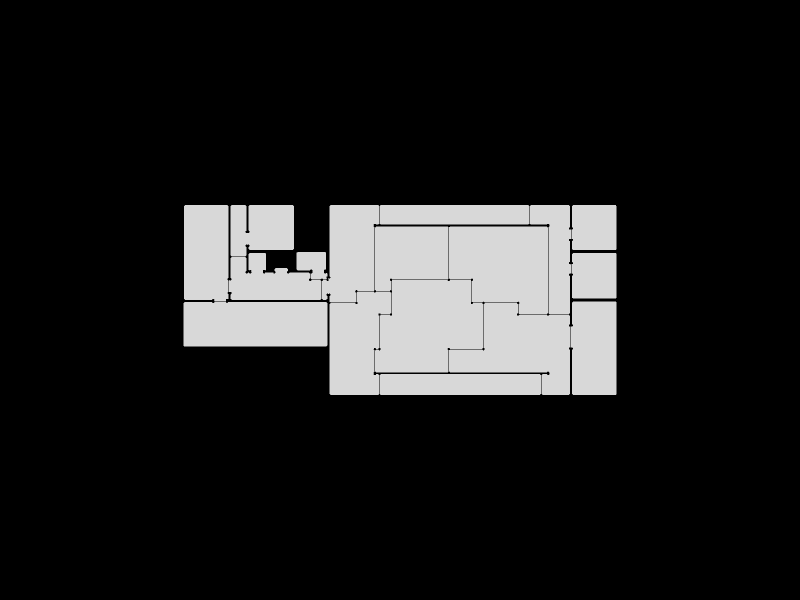

The cell this chart's notebook holds for it:
### Markdown cell above
Show the result

### Code cell
Topology.Show(new_shell,
              faceOpacity=0.9,
              showEdges=True,
              showVertices=True,
              camera=[0,0,6],
              backgroundColor="black",
              width=800,
              height=600,
              renderer=renderer)

### Figure 1 — Plotly figure (JSON) as saved in the notebook; plotly's stock layout.template omitted (floating-point values rounded to 4 significant figures; data arrays with more than 128 entries replaced by an {"elided": "..."} marker saying what was removed)
{"data": [{"customdata": ["", "", "", "", "", "", "", "", "", "", "", "", "", "", "", "", "", "", "", "", "", "", "", "", "", "", "", "", "", "", "", "", "", "", "", "", "", "", "", "", "", "", "", "", "", "", "", "", "", "", "", "", "", "", "", "", "", "", "", "", "", "", "", "", "", "", "", "", "", "", "", "", "", "", "", "", "", "", "", "", "", "", "", "", "", "", "", "", "", "", "", "", "", "", "", "", "", "", "", "", "", "", "", "", "", "", "", "", "", "", "", "", "", "", "", "", "", "", "", "", "", "", "", "", "", "", ""], "hoverinfo": "text", "hovertemplate": ["Click ", "Click ", "Click ", "Click ", "Click ", "Click ", "Click ", "Click ", "Click ", "Click ", "Click ", "Click ", "Click ", "Click ", "Click ", "Click ", "Click ", "Click ", "Click ", "Click ", "Click ", "Click ", "Click ", "Click ", "Click ", "Click ", "Click ", "Click ", "Click ", "Click ", "Click ", "Click ", "Click ", "Click ", "Click ", "Click ", "Click ", "Click ", "Click ", "Click ", "Click ", "Click ", "Click ", "Click ", "Click ", "Click ", "Click ", "Click ", "Click ", "Click ", "Click ", "Click ", "Click ", "Click ", "Click ", "Click ", "Click ", "Click ", "Click ", "Click ", "Click ", "Click ", "Click ", "Click ", "Click ", "Click ", "Click ", "Click ", "Click ", "Click ", "Click ", "Click ", "Click ", "Click ", "Click ", "Click ", "Click ", "Click ", "Click ", "Click ", "Click ", "Click ", "Click ", "Click ", "Click ", "Click ", "Click ", "Click ", "Click ", "Click ", "Click ", "Click ", "Click ", "Click ", "Click ", "Click ", "Click ", "Click ", "Click ", "Click ", "Click ", "Click ", "Click ", "Click ", "Click ", "Click ", "Click ", "Click ", "Click ", "Click ", "Click ", "Click ", "Click ", "Click ", "Click ", "Click ", "Click ", "Click ", "Click ", "Click ", "Click ", "Click ", "Click ", "Click ", "Click ", "Click ", "Click "], "hovertext": ["", "", "", "", "", "", "", "", "", "", "", "", "", "", "", "", "", "", "", "", "", "", "", "", "", "", "", "", "", "", "", "", "", "", "", "", "", "", "", "", "", "", "", "", "", "", "", "", "", "", "", "", "", "", "", "", "", "", "", "", "", "", "", "", "", "", "", "", "", "", "", "", "", "", "", "", "", "", "", "", "", "", "", "", "", "", "", "", "", "", "", "", "", "", "", "", "", "", "", "", "", "", "", "", "", "", "", "", "", "", "", "", "", "", "", "", "", "", "", "", "", "", "", "", "", "", ""], "legendgroup": "1", "legendrank": 1, "marker": {"color": ["#000000", "#000000", "#000000", "#000000", "#000000", "#000000", "#000000", "#000000", "#000000", "#000000", "#000000", "#000000", "#000000", "#000000", "#000000", "#000000", "#000000", "#000000", "#000000", "#000000", "#000000", "#000000", "#000000", "#000000", "#000000", "#000000", "#000000", "#000000", "#000000", "#000000", "#000000", "#000000", "#000000", "#000000", "#000000", "#000000", "#000000", "#000000", "#000000", "#000000", "#000000", "#000000", "#000000", "#000000", "#000000", "#000000", "#000000", "#000000", "#000000", "#000000", "#000000", "#000000", "#000000", "#000000", "#000000", "#000000", "#000000", "#000000", "#000000", "#000000", "#000000", "#000000", "#000000", "#000000", "#000000", "#000000", "#000000", "#000000", "#000000", "#000000", "#000000", "#000000", "#000000", "#000000", "#000000", "#000000", "#000000", "#000000", "#000000", "#000000", "#000000", "#000000", "#000000", "#000000", "#000000", "#000000", "#000000", "#000000", "#000000", "#000000", "#000000", "#000000", "#000000", "#000000", "#000000", "#000000", "#000000", "#000000", "#000000", "#000000", "#000000", "#000000", "#000000", "#000000", "#000000", "#000000", "#000000", "#000000", "#000000", "#000000", "#000000", "#000000", "#000000", "#000000", "#000000", "#000000", "#000000", "#000000", "#000000", "#000000", "#000000", "#000000", "#000000", "#000000", "#000000", "#000000", "#000000"], "line": {"width": 0}, "opacity": 1, "size": [2.8, 2.8, 2.8, 2.8, 2.8, 2.8, 2.8, 2.8, 2.8, 2.8, 2.8, 2.8, 2.8, 2.8, 2.8, 2.8, 2.8, 2.8, 2.8, 2.8, 2.8, 2.8, 2.8, 2.8, 2.8, 2.8, 2.8, 2.8, 2.8, 2.8, 2.8, 2.8, 2.8, 2.8, 2.8, 2.8, 2.8, 2.8, 2.8, 2.8, 2.8, 2.8, 2.8, 2.8, 2.8, 2.8, 2.8, 2.8, 2.8, 2.8, 2.8, 2.8, 2.8, 2.8, 2.8, 2.8, 2.8, 2.8, 2.8, 2.8, 2.8, 2.8, 2.8, 2.8, 2.8, 2.8, 2.8, 2.8, 2.8, 2.8, 2.8, 2.8, 2.8, 2.8, 2.8, 2.8, 2.8, 2.8, 2.8, 2.8, 2.8, 2.8, 2.8, 2.8, 2.8, 2.8, 2.8, 2.8, 2.8, 2.8, 2.8, 2.8, 2.8, 2.8, 2.8, 2.8, 2.8, 2.8, 2.8, 2.8, 2.8, 2.8, 2.8, 2.8, 2.8, 2.8, 2.8, 2.8, 2.8, 2.8, 2.8, 2.8, 2.8, 2.8, 2.8, 2.8, 2.8, 2.8, 2.8, 2.8, 2.8, 2.8, 2.8, 2.8, 2.8, 2.8, 2.8], "sizemode": "diameter", "symbol": "circle"}, "mode": "markers", "name": "1: Untitled (Vertices)", "showlegend": false, "text": ["", "", "", "", "", "", "", "", "", "", "", "", "", "", "", "", "", "", "", "", "", "", "", "", "", "", "", "", "", "", "", "", "", "", "", "", "", "", "", "", "", "", "", "", "", "", "", "", "", "", "", "", "", "", "", "", "", "", "", "", "", "", "", "", "", "", "", "", "", "", "", "", "", "", "", "", "", "", "", "", "", "", "", "", "", "", "", "", "", "", "", "", "", "", "", "", "", "", "", "", "", "", "", "", "", "", "", "", "", "", "", "", "", "", "", "", "", "", "", "", "", "", "", "", "", "", ""], "type": "scatter3d", "x": [7.2, 5.65, 5.65, 5.8, 5.8, 5.5, 5.5, 4.1, 4.1, 3.95, 3.95, 4.1, 4.1, 12, 12, 11, 11, 9.1, 9.1, 7.9, 7.9, 7, 7, 7.2, 5.5, 5.65, 5.65, 9.6, 9.6, 5.65, 5.65, 5.5, 5.5, 4.1, 12.5, 12.5, 12.5, 12.3, 12.3, 12.4, 12.4, 9.8, 9.8, 11.1, 11.1, 3.95, 0.05, 0.05, 2.6, 2.6, 3.8, 3.8, 3.95, 12.5, 12.5, 12.65, 12.65, 15, 15, 16.6, 16.6, 16.6, 17, 17, 12.65, 12.65, 0, 0, 12.5, 12.5, 12.65, 17, 17, 16.6, 16.6, 16.6, 17, 17, 18, 18, 18, 23, 23, 23, 23, 26, 26, 25, 25, 30, 30, 29, 29, 31.6, 31.6, 31, 31, 33.5, 33.5, 33.5, 33.5, 31.6, 31.6, 33.5, 33.65, 33.65, 33.5, 33.5, 33.65, 33.65, 33.5, 33.5, 31.6, 33.65, 37.55, 37.55, 33.65, 33.65, 37.55, 37.55, 33.65, 33.65, 33.65, 37.55, 37.55, 33.65, 33.65], "y": [12.35, 12.35, 10.75, 10.75, 10.65, 10.65, 12, 12, 10.05, 10.05, 8.85, 8.85, 8.25, 8.25, 10, 10, 10.65, 10.65, 11.05, 11.05, 10.65, 10.65, 10.75, 10.75, 12.95, 12.95, 12.55, 12.55, 16.5, 16.5, 14.15, 14.15, 16.5, 16.5, 10, 10.2, 10.65, 10.65, 10.8, 10.8, 12.45, 12.45, 10.8, 10.8, 10.65, 16.5, 16.5, 8.25, 8.25, 8.1, 8.1, 8.25, 8.25, 8.25, 8.7, 8.7, 8, 8, 9, 9, 14.65, 14.75, 14.75, 16.5, 16.5, 10.2, 8.1, 4.2, 4.2, 8.1, 0, 0, 1.85, 1.85, 1.95, 4, 4, 7, 7, 9, 10, 10, 14.65, 1.95, 4, 4, 8, 8, 10, 14.75, 16.5, 8, 7, 7, 14.65, 0, 1.85, 0, 4.05, 6.05, 7, 1.95, 1.85, 10.45, 10.45, 11.45, 11.45, 13.45, 13.45, 14.45, 14.45, 16.5, 14.75, 8.35, 8.35, 12.35, 12.35, 12.55, 12.55, 16.5, 16.5, 4.05, 0, 0, 8.15, 8.15, 6.05], "z": [0, 0, 0, 0, 0, 0, 0, 0, 0, 0, 0, 0, 0, 0, 0, 0, 0, 0, 0, 0, 0, 0, 0, 0, 0, 0, 0, 0, 0, 0, 0, 0, 0, 0, 0, 0, 0, 0, 0, 0, 0, 0, 0, 0, 0, 0, 0, 0, 0, 0, 0, 0, 0, 0, 0, 0, 0, 0, 0, 0, 0, 0, 0, 0, 0, 0, 0, 0, 0, 0, 0, 0, 0, 0, 0, 0, 0, 0, 0, 0, 0, 0, 0, 0, 0, 0, 0, 0, 0, 0, 0, 0, 0, 0, 0, 0, 0, 0, 0, 0, 0, 0, 0, 0, 0, 0, 0, 0, 0, 0, 0, 0, 0, 0, 0, 0, 0, 0, 0, 0, 0, 0, 0, 0, 0, 0, 0]}, {"hoverinfo": "text", "legendgroup": "2", "legendrank": 2, "line": {"color": "black", "dash": "solid", "width": 1}, "marker": {"size": 0}, "mode": "lines", "name": "1: Untitled (Edges)", "showlegend": false, "text": "", "type": "scatter3d", "x": {"elided": "435 float values"}, "y": {"elided": "435 float values"}, "z": {"elided": "435 int values"}}, {"cmax": 1, "cmin": 0, "color": "#FAFAFA", "colorscale": [[0, "#440154"], [0.1111, "#482878"], [0.2222, "#3e4989"], [0.3333, "#31688e"], [0.4444, "#26828e"], [0.5556, "#1f9e89"], [0.6667, "#35b779"], [0.7778, "#6ece58"], [0.8889, "#b5de2b"], [1, "#fde725"]], "flatshading": true, "hoverinfo": "text", "hovertext": "", "i": {"elided": "150 int values"}, "j": {"elided": "150 int values"}, "k": {"elided": "150 int values"}, "legendgroup": "3", "legendrank": 3, "lighting": {"facenormalsepsilon": 0}, "name": "1: Untitled (Faces)", "opacity": 0.9, "showlegend": false, "showscale": false, "text": "", "type": "mesh3d", "x": [4.1, 3.95, 3.95, 4.1, 5.5, 4.1, 5.8, 4.1, 5.5, 7, 7, 5.8, 7.9, 7.2, 7.2, 9.1, 7.9, 9.1, 12, 11, 11, 12, 5.65, 5.65, 5.5, 5.5, 5.65, 5.65, 4.1, 5.5, 9.6, 5.65, 9.6, 5.65, 11.1, 9.8, 9.8, 11.1, 12.5, 12.5, 12.3, 12.3, 12.5, 12.4, 12.4, 3.8, 2.6, 2.6, 3.8, 3.95, 0.05, 0.05, 3.95, 12.5, 12.5, 12.65, 12.65, 15, 12.65, 15, 16.6, 16.6, 12.65, 16.6, 17, 17, 0, 0, 12.5, 12.5, 16.6, 12.65, 17, 16.6, 17, 16.6, 17, 17, 18, 18, 18, 23, 23, 23, 23, 25, 26, 26, 25, 30, 30, 29, 31.6, 29, 31.6, 31, 31, 31.6, 33.5, 31.6, 33.5, 33.5, 33.5, 33.5, 33.65, 33.65, 33.5, 31.6, 33.5, 33.5, 33.65, 33.65, 33.5, 37.55, 33.65, 37.55, 33.65, 37.55, 33.65, 37.55, 33.65, 33.65, 33.65, 37.55, 33.65, 37.55, 33.65], "y": [10.05, 10.05, 8.85, 8.85, 10.65, 12, 10.65, 8.25, 12, 10.65, 10.75, 10.75, 10.65, 12.35, 10.75, 11.05, 11.05, 10.65, 8.25, 10, 10.65, 10, 12.35, 10.75, 12.95, 14.15, 14.15, 12.95, 16.5, 16.5, 12.55, 12.55, 16.5, 16.5, 10.65, 12.45, 10.8, 10.8, 10.2, 10, 10.65, 10.8, 10.65, 12.45, 10.8, 8.1, 8.25, 8.1, 8.25, 8.25, 8.25, 16.5, 16.5, 8.7, 8.25, 8.7, 10.2, 8, 8, 9, 14.65, 9, 16.5, 14.75, 16.5, 14.75, 8.1, 4.2, 4.2, 8.1, 1.85, 0, 0, 1.95, 1.85, 4, 7, 4, 9, 7, 10, 14.65, 10, 1.95, 4, 8, 4, 8, 10, 16.5, 14.75, 8, 7, 7, 14.65, 1.85, 0, 1.85, 0, 1.95, 4.05, 6.05, 7, 10.45, 11.45, 10.45, 11.45, 14.75, 13.45, 14.45, 13.45, 14.45, 16.5, 8.35, 8.35, 12.35, 12.35, 12.55, 12.55, 16.5, 16.5, 4.05, 0, 0, 6.05, 8.15, 8.15], "z": [0, 0, 0, 0, 0, 0, 0, 0, 0, 0, 0, 0, 0, 0, 0, 0, 0, 0, 0, 0, 0, 0, 0, 0, 0, 0, 0, 0, 0, 0, 0, 0, 0, 0, 0, 0, 0, 0, 0, 0, 0, 0, 0, 0, 0, 0, 0, 0, 0, 0, 0, 0, 0, 0, 0, 0, 0, 0, 0, 0, 0, 0, 0, 0, 0, 0, 0, 0, 0, 0, 0, 0, 0, 0, 0, 0, 0, 0, 0, 0, 0, 0, 0, 0, 0, 0, 0, 0, 0, 0, 0, 0, 0, 0, 0, 0, 0, 0, 0, 0, 0, 0, 0, 0, 0, 0, 0, 0, 0, 0, 0, 0, 0, 0, 0, 0, 0, 0, 0, 0, 0, 0, 0, 0, 0, 0, 0]}], "layout": {"autosize": true, "height": 600, "margin": {"b": 40, "l": 40, "r": 40, "t": 40}, "paper_bgcolor": "#000000", "plot_bgcolor": "#000000", "scene": {"aspectmode": "data", "camera": {"center": {"x": 0, "y": 0, "z": 0}, "eye": {"x": 0, "y": 0, "z": 6}, "projection": {"type": "perspective"}, "up": {"x": 0, "y": 1, "z": 0}}, "xaxis": {"visible": false}, "yaxis": {"visible": false}, "zaxis": {"visible": false}}, "showlegend": true, "width": 800, "xaxis": {"showgrid": false, "visible": false, "zeroline": false}, "yaxis": {"showgrid": false, "visible": false, "zeroline": false}}}
